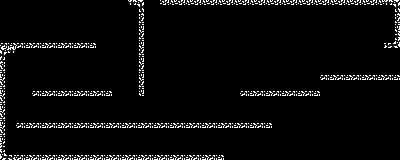

The image is a tile-based game level rendered from a .tmx file. Its description and complete source (layers, tilesets, objects, tile grids) follow:
An orthogonal 25x10 tile map with 16x16 px tiles, 1 tile layer (ground) and 42 objects (19x wall, 12x ceil, 7x ground, player_spawn, previous_room, ...).

<map version="1.2" tiledversion="1.2.3" orientation="orthogonal" renderorder="right-down" width="25" height="10" tilewidth="16" tileheight="16" infinite="0" nextlayerid="5" nextobjectid="49">
 <tileset firstgid="1" source="tiles.tsx" />
 <layer id="1" name="ground" width="25" height="10">
  <data encoding="csv">
4,4,4,4,4,4,4,4,3,4,2,2,2,2,2,2,2,2,2,2,2,2,2,2,3,
4,4,4,4,4,4,4,4,7,4,4,4,4,4,4,4,4,4,4,4,4,4,4,4,7,
10,10,10,10,10,10,4,4,7,4,4,4,6,4,4,4,4,4,4,4,4,4,4,4,11,
1,4,4,4,4,4,4,4,7,4,4,4,4,4,4,4,4,4,4,4,4,4,4,4,4,
5,4,4,4,4,4,4,4,7,4,4,4,4,4,4,4,4,4,4,4,10,10,10,10,10,
5,4,10,10,10,10,10,4,7,4,4,4,4,4,4,10,10,10,10,10,4,4,4,4,4,
5,4,4,4,4,4,4,4,4,4,4,4,4,4,4,4,4,4,4,4,4,4,4,4,4,
5,10,10,10,10,10,10,10,10,10,10,10,10,10,10,10,10,4,4,4,4,4,4,4,4,
5,4,4,4,4,4,4,4,4,4,4,4,4,4,4,4,4,4,4,4,4,4,4,4,4,
9,10,10,10,10,10,10,10,10,10,10,10,10,10,4,4,4,4,4,4,4,4,4,4,4
</data>
 </layer>
 <objectgroup id="3" name="spawn">
  <object id="35" name="player_spawn" x="4.33333" y="36.6667">
   <point />
  </object>
 </objectgroup>
 <objectgroup id="2" name="collisions">
  <object id="1" name="ground" x="-0.181818" y="42.9091">
   <polyline points="0,0 96.1818,0.0284091" />
  </object>
  <object id="2" name="ceil" x="96" y="48">
   <polyline points="0,0 -80,0" />
  </object>
  <object id="3" name="ceil" x="5" y="53">
   <polyline points="0,0 10.9565,0" />
  </object>
  <object id="4" name="wall" x="96" y="43">
   <polyline points="0,0 0,5" />
  </object>
  <object id="5" name="wall" x="16" y="48">
   <polyline points="0,0 0,4.97778" />
  </object>
  <object id="6" name="wall" x="5.125" y="53">
   <polyline points="0,0 -0.147222,101.933" />
  </object>
  <object id="7" name="wall" x="112" y="96">
   <polyline points="0,0 0.0078125,-5.05469" />
  </object>
  <object id="8" name="wall" x="32" y="96">
   <polyline points="0,0 0,-4.96875" />
  </object>
  <object id="9" name="wall" x="128" y="0">
   <polyline points="0,0 0,5.09375" />
  </object>
  <object id="10" name="ceil" x="139.063" y="5.03125">
   <polyline points="0,0 -11.125,0.0625" />
  </object>
  <object id="11" name="ceil" x="112" y="96">
   <polyline points="0,0 -80,0" />
  </object>
  <object id="12" name="ground" x="32" y="90.9889">
   <polyline points="0,0 80,-0.0444444" />
  </object>
  <object id="13" name="ground" x="5" y="154.969">
   <polyline points="0,0 219,-0.03125" />
  </object>
  <object id="14" name="wall" x="16" y="128">
   <polyline points="0,0 -0.0111111,-4.98889" />
  </object>
  <object id="15" name="wall" x="272" y="128">
   <polyline points="0,0 0.0111111,-5.02222" />
  </object>
  <object id="16" name="wall" x="144" y="96">
   <polyline points="0,0 0,-96" />
  </object>
  <object id="17" name="wall" x="139" y="5.04688">
   <polyline points="0,0 -0.0625,90.9531" />
  </object>
  <object id="18" name="wall" x="160" y="0">
   <polyline points="0,0 -0.015625,5.01563" />
  </object>
  <object id="19" name="ceil" x="138.957" y="96.0435">
   <polyline points="0,0 5.04348,-0.0434783" />
  </object>
  <object id="20" name="wall" x="384" y="48">
   <polyline points="0,0 0.0078125,-5.05469" />
  </object>
  <object id="21" name="wall" x="320" y="80">
   <polyline points="0,0 0.0078125,-5.05469" />
  </object>
  <object id="22" name="wall" x="320" y="96">
   <polyline points="0,0 0.0078125,-5.05469" />
  </object>
  <object id="23" name="wall" x="240" y="96">
   <polyline points="0,0 0.0078125,-5.05469" />
  </object>
  <object id="24" name="wall" x="224" y="160">
   <polyline points="0,0 0.0078125,-5.05469" />
  </object>
  <object id="25" name="ceil" x="16" y="128">
   <polyline points="0,0 256,0" />
  </object>
  <object id="26" name="ceil" x="159.984" y="5.03125">
   <polyline points="0,0 234.982,-0.03125" />
  </object>
  <object id="27" name="ceil" x="400" y="48">
   <polyline points="0,0 -16,0" />
  </object>
  <object id="28" name="wall" x="394.906" y="5.03125">
   <polyline points="0,0 0.115972,37.9465" />
  </object>
  <object id="29" name="ceil" x="320" y="80">
   <polyline points="0,0 80,0" />
  </object>
  <object id="30" name="ground" x="319.956" y="74.9778">
   <polyline points="0,0 80.0222,0.0222222" />
  </object>
  <object id="31" name="ground" x="240.031" y="90.9375">
   <polyline points="0,0 79.9688,0.015625" />
  </object>
  <object id="32" name="ceil" x="240" y="96">
   <polyline points="0,0 80,0" />
  </object>
  <object id="33" name="ground" x="272" y="122.967">
   <polyline points="0,0 -256,0.0333333" />
  </object>
  <object id="34" name="ground" x="395.031" y="43">
   <polyline points="0,0 -11.0625,-0.03125" />
  </object>
  <object id="36" name="wall" x="0" y="42.913">
   <polyline points="0,0 0,-42.913" />
  </object>
  <object id="37" name="ceil" x="0" y="0">
   <polyline points="0,0 128,0" />
  </object>
  <object id="38" name="ceil" x="160" y="0">
   <polyline points="0,0 -16,0" />
  </object>
  <object id="39" name="wall" x="400" y="48">
   <polyline points="0,0 0,32" />
  </object>
  <object id="44" x="416" y="48" />
 </objectgroup>
 <objectgroup id="4" name="doors">
  <object id="45" name="previous_room" x="2.78788" y="9.63636" width="27.6364" height="32.9091" />
  <object id="46" name="next_room" x="384.364" y="52.9697" width="15.0909" height="22" />
 </objectgroup>
</map>
